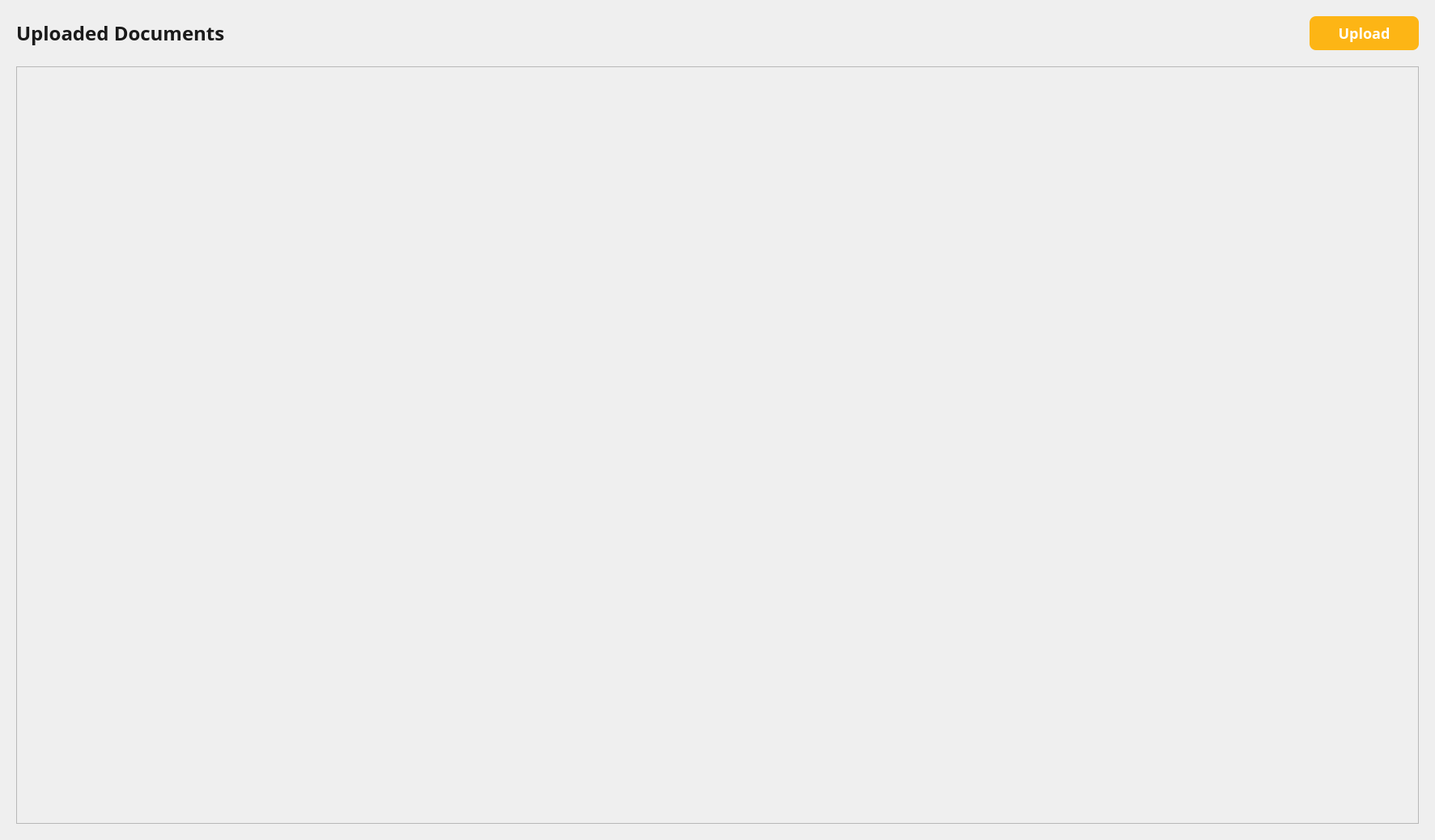
<?xml version="1.0" encoding="UTF-8"?>
<ui version="4.0">
 <class>DocumentsPage</class>
 <widget class="QWidget" name="DocumentsPage">
  <property name="geometry">
   <rect>
    <x>0</x>
    <y>0</y>
    <width>1773</width>
    <height>1038</height>
   </rect>
  </property>
  <property name="windowTitle">
   <string>Form</string>
  </property>
  <property name="styleSheet">
   <string notr="true">#documentsLabel {
	font-family: Open Sans;
	font-weight: 600;
	font-size: 24px;
	line-height: 0px;
	letter-spacing: 0%;
	color: #1A1A1A;
}</string>
  </property>
  <layout class="QVBoxLayout" name="verticalLayout">
   <property name="spacing">
    <number>20</number>
   </property>
   <property name="leftMargin">
    <number>20</number>
   </property>
   <property name="topMargin">
    <number>20</number>
   </property>
   <property name="rightMargin">
    <number>20</number>
   </property>
   <property name="bottomMargin">
    <number>20</number>
   </property>
   <item>
    <layout class="QHBoxLayout" name="horizontalLayout">
     <item>
      <widget class="QLabel" name="documentsLabel">
       <property name="minimumSize">
        <size>
         <width>0</width>
         <height>42</height>
        </size>
       </property>
       <property name="maximumSize">
        <size>
         <width>16777215</width>
         <height>42</height>
        </size>
       </property>
       <property name="styleSheet">
        <string notr="true"/>
       </property>
       <property name="text">
        <string>Uploaded Documents</string>
       </property>
      </widget>
     </item>
     <item>
      <spacer name="horizontalSpacer">
       <property name="orientation">
        <enum>Qt::Orientation::Horizontal</enum>
       </property>
       <property name="sizeHint" stdset="0">
        <size>
         <width>40</width>
         <height>20</height>
        </size>
       </property>
      </spacer>
     </item>
     <item>
      <widget class="QPushButton" name="uploadButton">
       <property name="minimumSize">
        <size>
         <width>135</width>
         <height>42</height>
        </size>
       </property>
       <property name="styleSheet">
        <string notr="true">QPushButton {
	background: #FDB515;
	border: none;
	border-radius: 8px;
	font-family: Open-Sans;
	font-weight: 500;
	font-size: 18px;
	color: white;
}

QPushButton:hover {
    background-color: #E6A512;
}

QPushButton:pressed {
    background-color: #CC8F0F;
    padding-top: 2px;
	padding-left: 2px;
}</string>
       </property>
       <property name="text">
        <string>Upload</string>
       </property>
      </widget>
     </item>
    </layout>
   </item>
   <item>
    <widget class="QScrollArea" name="scrollArea">
     <property name="widgetResizable">
      <bool>true</bool>
     </property>
     <widget class="QWidget" name="container">
      <property name="geometry">
       <rect>
        <x>0</x>
        <y>0</y>
        <width>1731</width>
        <height>932</height>
       </rect>
      </property>
     </widget>
    </widget>
   </item>
  </layout>
 </widget>
 <resources/>
 <connections/>
</ui>
